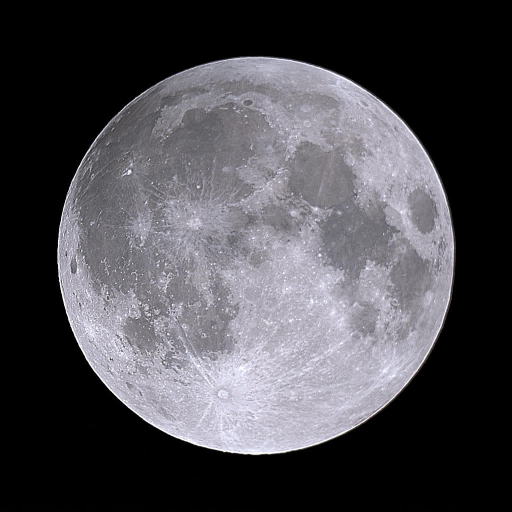
#> input picture scripts/moon_source.jpg, 1024 x 1024 px, found by its file name (shown at 1/2 size)
$ python process_moon.py
#> lines starting #> are read from the running program, lines starting #| are printed output that depends on the picture; after the words box and inside, x2 and y2 are one past the last pixel; in counts of white or black regions, pixels touching at a corner belong together
"""実写の満月写真から月テクスチャ (src/assets/moon.png) を生成する。

処理内容:
1. 黒背景から月のディスクを検出して正方形にクロップ
2. 160px に縮小
3. 夜空に馴染む寒色トーンへ着色
4. ディスクの縁にソフトな円形アルファを付与

使い方: python3 scripts/process_moon.py <満月写真> [出力先=src/assets/moon.png]
"""
import sys
import numpy as np
from PIL import Image, ImageOps

src_path = sys.argv[1] if len(sys.argv) > 1 else "scripts/moon_source.jpg"
out_path = sys.argv[2] if len(sys.argv) > 2 else "src/assets/moon.png"

im = Image.open(src_path).convert("L")
arr = np.asarray(im)

# ---- ディスク検出: 十分明るい画素の重心と広がりから中心・半径を求める ----
mask = arr > 25
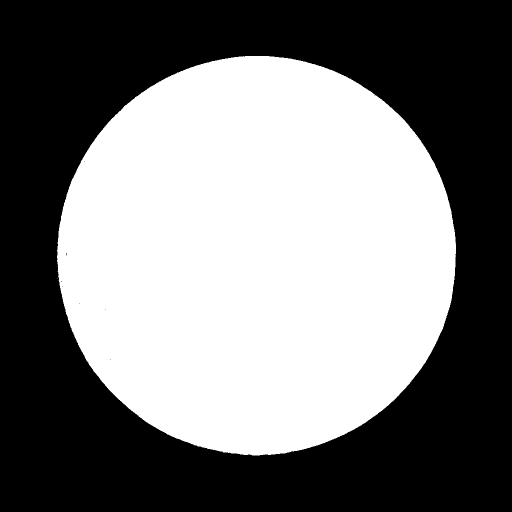
#> mask: shape (1024, 1024) bool (shown at 1/2 size); 47.7% white; 3 white regions (2 under 20 px), largest, box (x1, y1, x2, y2) and area: (114, 112, 912, 911) 499909
ys, xs = np.where(mask)
cx, cy = xs.mean(), ys.mean()
#> cx = 513.3; cy = 510.4
# 半径は各行・列の広がりの95パーセンタイルから推定（ノイズ画素の影響を避ける）
r_est = np.percentile(np.sqrt((xs - cx) ** 2 + (ys - cy) ** 2), 99.5)
#> r_est = 397.9

pad = r_est * 1.01
#> pad = 401.9
box = (int(cx - pad), int(cy - pad), int(cx + pad), int(cy + pad))
#> box = (111, 108, 915, 912)
im = im.crop(box)
#> im: PIL image 804x804 L

# ---- 縮小と軽いコントラスト調整 ----
SIZE = 160
im = im.resize((SIZE, SIZE), Image.LANCZOS)
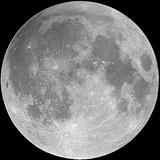
#> im: PIL image 160x160 L; min 0, max 255, mean 121.6
im = ImageOps.autocontrast(im, cutoff=0.3)
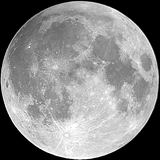
#> im: PIL image 160x160 L; min 0, max 255, mean 135

g = np.asarray(im).astype(float) / 255.0
# 白飛びさせずに全体を月光らしい明るさへ（97パーセンタイルを0.95に合わせる）
scale = 0.95 / max(np.percentile(g, 97), 1e-6)
#> scale = 1.04
g = np.clip(g * scale, 0, 1)

# ---- 寒色トーンに着色 + ソフトな円形アルファ ----
tint = (0.878, 0.906, 0.965)  # 月光色 (224,231,246 相当)
rgb = [(g * t * 255).astype(np.uint8) for t in tint]
#> rgb = 3 items

R = SIZE / 2
yy, xx = np.mgrid[0:SIZE, 0:SIZE]
d = np.sqrt((xx - R + 0.5) ** 2 + (yy - R + 0.5) ** 2)
alpha = np.clip((R * 0.995 - d) / 2.0, 0, 1)  # 縁の約2pxをフェード
a8 = (alpha * 255).astype(np.uint8)

out = Image.merge("RGBA", [Image.fromarray(c) for c in rgb + [a8]])
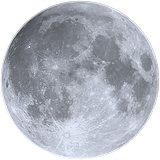
#> out: PIL image 160x160 RGBA; mean R, G, B, A 122.8, 126.7, 135, 193.3; transparent parts drawn white
out.save(out_path, optimize=True)

# 確認用プレビュー（夜空色に合成、実寸52px併記）
prev = Image.new("RGBA", (400, 200), (13, 17, 40, 255))
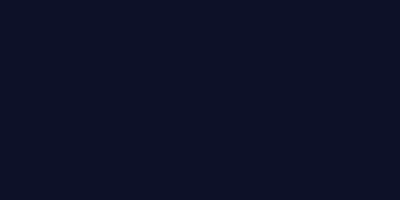
#> prev: PIL image 400x200 RGBA; mean R, G, B, A 13, 17, 40, 255
prev.alpha_composite(out, (20, 20))
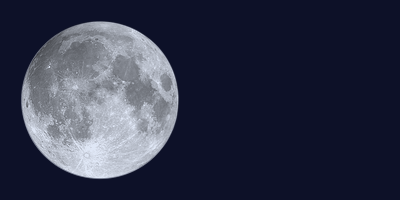
#> prev: PIL image 400x200 RGBA; mean R, G, B, A 48.3, 52.6, 72.6, 255
prev.alpha_composite(out.resize((52, 52), Image.LANCZOS), (250, 74))
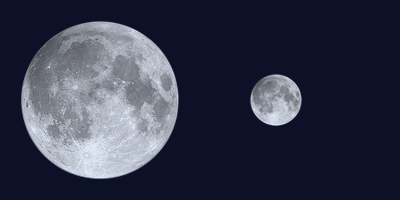
#> prev: PIL image 400x200 RGBA; mean R, G, B, A 52.1, 56.4, 76.1, 255
prev.convert("RGB").save("/tmp/moon_photo_preview.png")

import os
print(f"{out_path}: {os.path.getsize(out_path)} bytes (disc r={r_est:.0f}px in source)")
#| src/assets/moon.png: 39564 bytes (disc r=398px in source)
